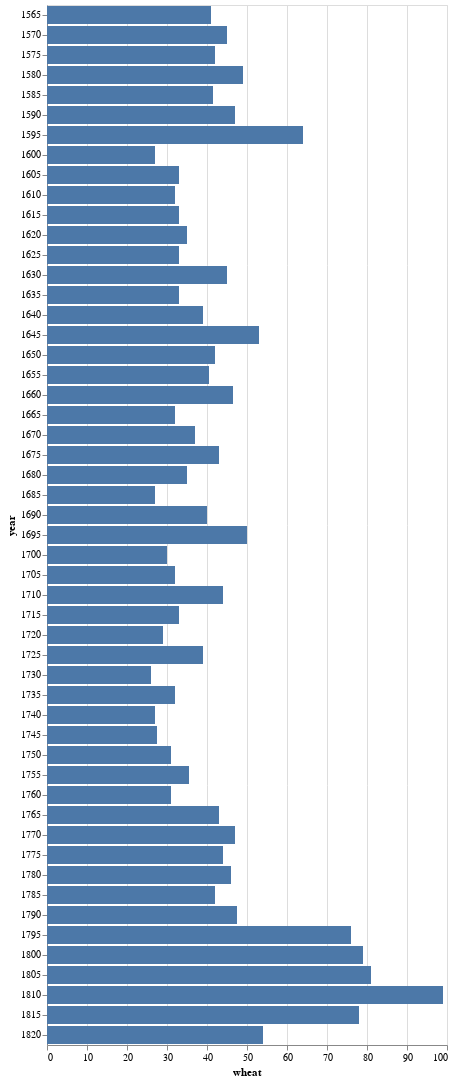

Write notebook code for a chart like this one.
### Markdown cell above
Створіть горизонтальну діаграму з мітками на основі даних про
врожайність пшениці (data.wheat()) за допомогою бібліотеки Altair.
Задайте вісь x для врожайності пшениці, вісь y для років, а текстові
мітки відображайте значення врожайності пшениці на відповідних
роках.

### Code cell
wheat_data = data.wheat()

chart = alt.Chart(wheat_data).mark_bar().encode(
    y='year:N',
    x='wheat:Q',
    text='wheat:Q'
)

chart

### Figure 1 — Vega-Lite specification as saved in the notebook (floating-point values rounded to 4 significant figures)
{"config": {"view": {"continuousWidth": 400, "continuousHeight": 300}}, "data": {"name": "data-76d1ce26ea5761007c35827e1564d86c"}, "mark": "bar", "encoding": {"text": {"field": "wheat", "type": "quantitative"}, "x": {"field": "wheat", "type": "quantitative"}, "y": {"field": "year", "type": "nominal"}}, "$schema": "https://vega.github.io/schema/vega-lite/v4.17.0.json", "datasets": {"data-76d1ce26ea5761007c35827e1564d86c": [{"year": 1565, "wheat": 41.0, "wages": 5.0}, {"year": 1570, "wheat": 45.0, "wages": 5.05}, {"year": 1575, "wheat": 42.0, "wages": 5.08}, {"year": 1580, "wheat": 49.0, "wages": 5.12}, {"year": 1585, "wheat": 41.5, "wages": 5.15}, {"year": 1590, "wheat": 47.0, "wages": 5.25}, {"year": 1595, "wheat": 64.0, "wages": 5.54}, {"year": 1600, "wheat": 27.0, "wages": 5.61}, {"year": 1605, "wheat": 33.0, "wages": 5.69}, {"year": 1610, "wheat": 32.0, "wages": 5.78}, {"year": 1615, "wheat": 33.0, "wages": 5.94}, {"year": 1620, "wheat": 35.0, "wages": 6.01}, {"year": 1625, "wheat": 33.0, "wages": 6.12}, {"year": 1630, "wheat": 45.0, "wages": 6.22}, {"year": 1635, "wheat": 33.0, "wages": 6.3}, {"year": 1640, "wheat": 39.0, "wages": 6.37}, {"year": 1645, "wheat": 53.0, "wages": 6.45}, {"year": 1650, "wheat": 42.0, "wages": 6.5}, {"year": 1655, "wheat": 40.5, "wages": 6.6}, {"year": 1660, "wheat": 46.5, "wages": 6.75}, {"year": 1665, "wheat": 32.0, "wages": 6.8}, {"year": 1670, "wheat": 37.0, "wages": 6.9}, {"year": 1675, "wheat": 43.0, "wages": 7.0}, {"year": 1680, "wheat": 35.0, "wages": 7.3}, {"year": 1685, "wheat": 27.0, "wages": 7.6}, {"year": 1690, "wheat": 40.0, "wages": 8.0}, {"year": 1695, "wheat": 50.0, "wages": 8.5}, {"year": 1700, "wheat": 30.0, "wages": 9.0}, {"year": 1705, "wheat": 32.0, "wages": 10.0}, {"year": 1710, "wheat": 44.0, "wages": 11.0}, {"year": 1715, "wheat": 33.0, "wages": 11.75}, {"year": 1720, "wheat": 29.0, "wages": 12.5}, {"year": 1725, "wheat": 39.0, "wages": 13.0}, {"year": 1730, "wheat": 26.0, "wages": 13.3}, {"year": 1735, "wheat": 32.0, "wages": 13.6}, {"year": 1740, "wheat": 27.0, "wages": 14.0}, {"year": 1745, "wheat": 27.5, "wages": 14.5}, {"year": 1750, "wheat": 31.0, "wages": 15.0}, {"year": 1755, "wheat": 35.5, "wages": 15.7}, {"year": 1760, "wheat": 31.0, "wages": 16.5}, {"year": 1765, "wheat": 43.0, "wages": 17.6}, {"year": 1770, "wheat": 47.0, "wages": 18.5}, {"year": 1775, "wheat": 44.0, "wages": 19.5}, {"year": 1780, "wheat": 46.0, "wages": 21.0}, {"year": 1785, "wheat": 42.0, "wages": 23.0}, {"year": 1790, "wheat": 47.5, "wages": 25.5}, {"year": 1795, "wheat": 76.0, "wages": 27.5}, {"year": 1800, "wheat": 79.0, "wages": 28.5}, {"year": 1805, "wheat": 81.0, "wages": 29.5}, {"year": 1810, "wheat": 99.0, "wages": 30.0}, {"year": 1815, "wheat": 78.0, "wages": null}, {"year": 1820, "wheat": 54.0, "wages": null}]}}
